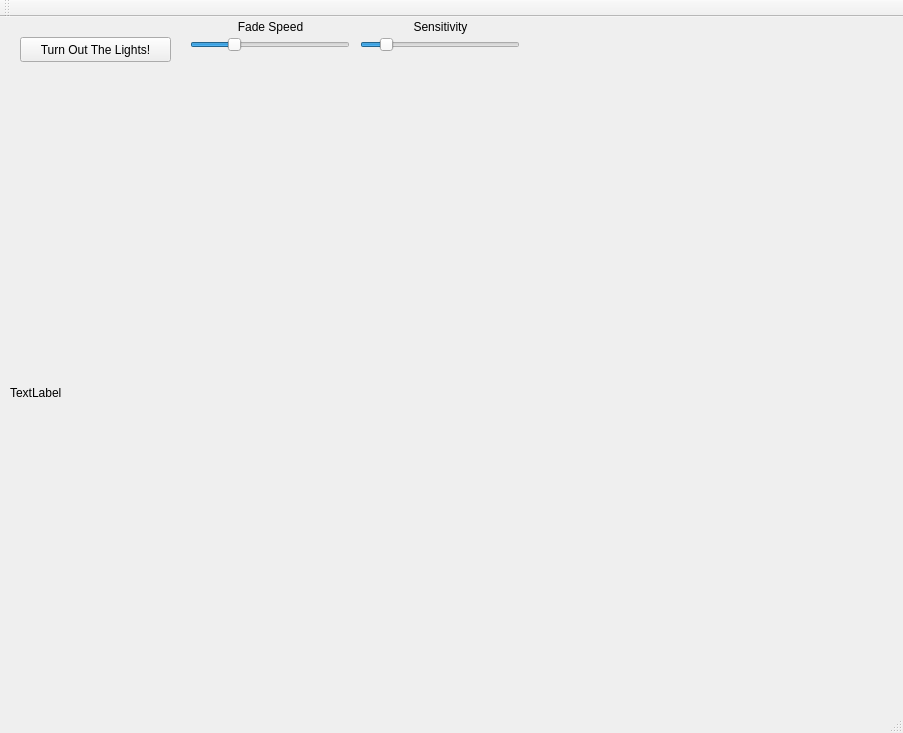
<?xml version="1.0" encoding="UTF-8"?>
<ui version="4.0">
 <class>MainWindow</class>
 <widget class="QMainWindow" name="MainWindow">
  <property name="geometry">
   <rect>
    <x>0</x>
    <y>0</y>
    <width>903</width>
    <height>733</height>
   </rect>
  </property>
  <property name="windowTitle">
   <string>MainWindow</string>
  </property>
  <widget class="QWidget" name="centralWidget">
   <widget class="QLabel" name="label">
    <property name="geometry">
     <rect>
      <x>10</x>
      <y>70</y>
      <width>881</width>
      <height>611</height>
     </rect>
    </property>
    <property name="text">
     <string>TextLabel</string>
    </property>
   </widget>
   <widget class="QPushButton" name="pushButton">
    <property name="geometry">
     <rect>
      <x>20</x>
      <y>20</y>
      <width>151</width>
      <height>25</height>
     </rect>
    </property>
    <property name="text">
     <string>Turn Out The Lights!</string>
    </property>
   </widget>
   <widget class="QSlider" name="horizontalSlider">
    <property name="geometry">
     <rect>
      <x>190</x>
      <y>20</y>
      <width>160</width>
      <height>16</height>
     </rect>
    </property>
    <property name="value">
     <number>25</number>
    </property>
    <property name="orientation">
     <enum>Qt::Horizontal</enum>
    </property>
   </widget>
   <widget class="QSlider" name="horizontalSlider_2">
    <property name="geometry">
     <rect>
      <x>360</x>
      <y>20</y>
      <width>160</width>
      <height>16</height>
     </rect>
    </property>
    <property name="minimum">
     <number>-1</number>
    </property>
    <property name="maximum">
     <number>765</number>
    </property>
    <property name="value">
     <number>100</number>
    </property>
    <property name="orientation">
     <enum>Qt::Horizontal</enum>
    </property>
   </widget>
   <widget class="QLabel" name="label_2">
    <property name="geometry">
     <rect>
      <x>190</x>
      <y>0</y>
      <width>161</width>
      <height>20</height>
     </rect>
    </property>
    <property name="text">
     <string>Fade Speed</string>
    </property>
    <property name="alignment">
     <set>Qt::AlignCenter</set>
    </property>
   </widget>
   <widget class="QLabel" name="label_3">
    <property name="geometry">
     <rect>
      <x>360</x>
      <y>0</y>
      <width>161</width>
      <height>20</height>
     </rect>
    </property>
    <property name="text">
     <string>Sensitivity</string>
    </property>
    <property name="alignment">
     <set>Qt::AlignCenter</set>
    </property>
   </widget>
  </widget>
  <widget class="QMenuBar" name="menuBar">
   <property name="geometry">
    <rect>
     <x>0</x>
     <y>0</y>
     <width>903</width>
     <height>22</height>
    </rect>
   </property>
  </widget>
  <widget class="QToolBar" name="mainToolBar">
   <attribute name="toolBarArea">
    <enum>TopToolBarArea</enum>
   </attribute>
   <attribute name="toolBarBreak">
    <bool>false</bool>
   </attribute>
  </widget>
  <widget class="QStatusBar" name="statusBar"/>
 </widget>
 <layoutdefault spacing="6" margin="11"/>
 <resources/>
 <connections/>
</ui>
